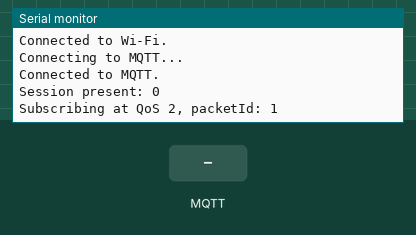
Bench run of a program on a simulated ESP8266 (NodeMCU). On the bench: the last lines printed to the serial monitor. Inputs (shaded band) come from the test bench. WiFi joins after 1.5 s; servers stay silent unless stated; no MQTT or app messages arrive unless stated.

Above: at 2.4 s.
2.5 s: MQTT message "1" arrives on the first subscribed topic
At 3.6 s:
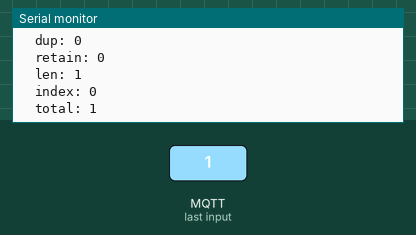
4.0 s: MQTT message "on" arrives on the first subscribed topic
At 4.8 s:
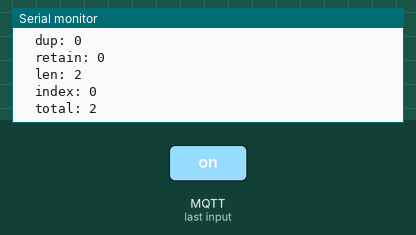

The program:

main.cpp
```cpp
//#include <Arduino.h>
#include <ESP8266WiFi.h>
#include <Ticker.h>
#include <AsyncMqttClient.h>
#include <OneWire.h>

#define GLOVE_ID "0001"

#define WIFI_SSID "Ens Home Wi-Fi"
#define WIFI_PASSWORD "17051705"

#define MQTT_HOST IPAddress(35, 157, 145, 116) // 35.157.145.116
#define MQTT_PORT 1883
#define MQTT_TOPIC "esp-enselerizer-test-glovepool"

AsyncMqttClient mqttClient;
Ticker mqttReconnectTimer;

WiFiEventHandler wifiConnectHandler;
WiFiEventHandler wifiDisconnectHandler;
Ticker wifiReconnectTimer;

OneWire ibutton(0);

byte key[8];
bool keyRead;

void connectToWifi();
void onWifiConnect(const WiFiEventStationModeGotIP& event);
void onWifiDisconnect(const WiFiEventStationModeDisconnected& event);
void onMqttConnect(bool sessionPresent);
void onMqttDisconnect(AsyncMqttClientDisconnectReason reason);
void onMqttSubscribe(uint16_t packetId, uint8_t qos);
void onMqttUnsubscribe(uint16_t packetId);
void connectToMqtt();
void onMqttMessage(char* topic, char* payload, AsyncMqttClientMessageProperties properties, size_t len, size_t index, size_t total);
void onMqttPublish(uint16_t packetId);
String KeyReport();

void connectToWifi() {
  Serial.println("Connecting to Wi-Fi...");
  WiFi.begin(WIFI_SSID, WIFI_PASSWORD);
}

void onWifiConnect(const WiFiEventStationModeGotIP& event) {
  Serial.println("Connected to Wi-Fi.");
  connectToMqtt();
}

void onWifiDisconnect(const WiFiEventStationModeDisconnected& event) {
  Serial.println("Disconnected from Wi-Fi.");
  mqttReconnectTimer.detach(); // ensure we don't reconnect to MQTT while reconnecting to Wi-Fi
  wifiReconnectTimer.once(2, connectToWifi);
}

void connectToMqtt() {
  Serial.println("Connecting to MQTT...");
  mqttClient.connect();
}

void onMqttConnect(bool sessionPresent) {
  Serial.println("Connected to MQTT.");
  Serial.print("Session present: ");
  Serial.println(sessionPresent);
  uint16_t packetIdSub = mqttClient.subscribe(MQTT_TOPIC, 2);
  Serial.print("Subscribing at QoS 2, packetId: ");
  Serial.println(packetIdSub);
  mqttClient.publish(MQTT_TOPIC, 0, true, "Glove with ID 0001 is online");
}

void onMqttDisconnect(AsyncMqttClientDisconnectReason reason) {
  Serial.println("Disconnected from MQTT.");

  if (WiFi.isConnected()) {
    mqttReconnectTimer.once(2, connectToMqtt);
  }
}

void onMqttSubscribe(uint16_t packetId, uint8_t qos) {
  Serial.println("Subscribe acknowledged.");
  Serial.print("  packetId: ");
  Serial.println(packetId);
  Serial.print("  qos: ");
  Serial.println(qos);
}

void onMqttUnsubscribe(uint16_t packetId) {
  Serial.println("Unsubscribe acknowledged.");
  Serial.print("  packetId: ");
  Serial.println(packetId);
}

void onMqttMessage(char* topic, char* payload, AsyncMqttClientMessageProperties properties, size_t len, size_t index, size_t total) {
  Serial.println("Publish received.");
  Serial.print("  topic: ");
  Serial.println(topic);
  Serial.print("  qos: ");
  Serial.println(properties.qos);
  Serial.print("  dup: ");
  Serial.println(properties.dup);
  Serial.print("  retain: ");
  Serial.println(properties.retain);
  Serial.print("  len: ");
  Serial.println(len);
  Serial.print("  index: ");
  Serial.println(index);
  Serial.print("  total: ");
  Serial.println(total);
}

void onMqttPublish(uint16_t packetId) {
  Serial.println("Publish acknowledged.");
  Serial.print("  packetId: ");
  Serial.println(packetId);
}

void setup() {
  Serial.begin(115200);
  Serial.println();
  Serial.println();

  wifiConnectHandler = WiFi.onStationModeGotIP(onWifiConnect);
  wifiDisconnectHandler = WiFi.onStationModeDisconnected(onWifiDisconnect);

  mqttClient.onConnect(onMqttConnect);
  mqttClient.onDisconnect(onMqttDisconnect);
  mqttClient.onSubscribe(onMqttSubscribe);
  mqttClient.onUnsubscribe(onMqttUnsubscribe);
  mqttClient.onMessage(onMqttMessage);
  mqttClient.onPublish(onMqttPublish);
  mqttClient.setServer(MQTT_HOST, MQTT_PORT);

  connectToWifi();
}

void loop() {

   ibutton.reset_search();
   if (!ibutton.search(key)) {
     keyRead = false;
     return;
   }
 if ( OneWire::crc8( key, 7) != key[7]) {
     keyRead = false;
     return;
   }
   if(!keyRead) {
     mqttClient.publish(MQTT_TOPIC, 0, true, KeyReport().c_str());
     keyRead = true;
   }


}


String KeyReport() {
  String res = "Found key: ";
  res += key[0];
  res += "--";
  res += key[1];
  res += "--";
  res += key[2];
  res += "--";
  res += key[3];
  res += "--";
  res += key[4];
  res += "--";
  res += key[5];
  res += "--";
  res += key[6];
  res += "--";
  res += key[7];

  return res;
}
```

Measured:
- after the input at 2.5 s, the serial monitor: prints a new line at once (image 1)
- after the input at 4.0 s, the serial monitor: prints a new line at once (image 2)
